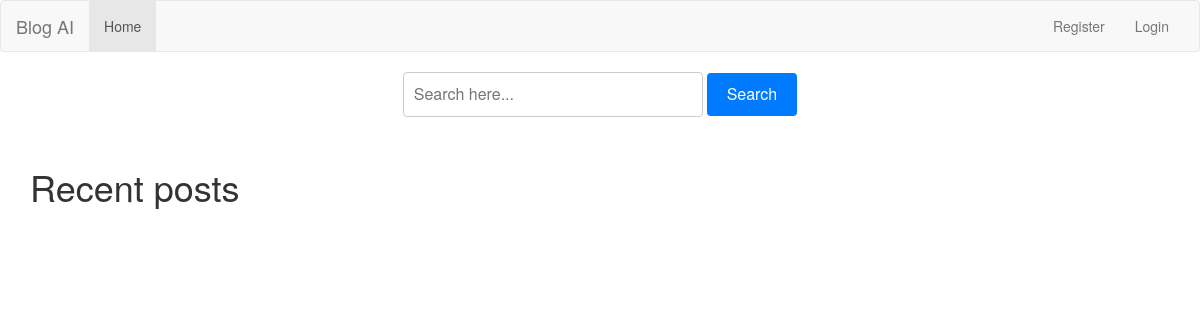
The page /all_posts/ on the database as committed earlier.
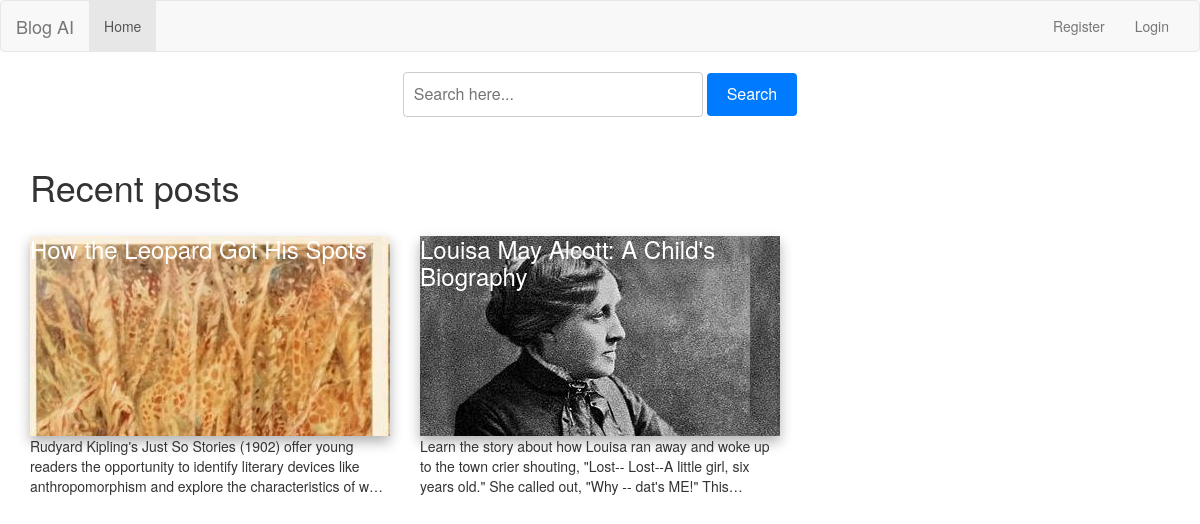
The same page on the database as committed later.
### blog/models/posts.py (models this page shows, shortened)
class Post(models.Model):
    CATEGORY_CHOICES = [
        ('general', 'General'),
        ('tech', 'Technology'),
        ('life', 'Lifestyle'),
        ('edu', 'Education'),
        ('news', 'News'),
    ]
    STATUS = [
        ('no_status', 'no_status'),
        ('for_approval', 'for_approval'),
        ('approved', 'approved'),
    ]
    title = models.CharField(max_length=255, default="noTitle")
    slug = models.SlugField(max_length=255, unique=True)
    summary = models.CharField(max_length=300)
    category = models.CharField(
        max_length=50,
        choices=CATEGORY_CHOICES,
        default='general'
    )
    content = RichTextField()
    published = models.BooleanField(default=True)
    status = models.CharField(max_length=15, choices=STATUS, default="no_status")
    likes = models.PositiveIntegerField(null=True)
    writer = models.ForeignKey(Writer, blank=True, null=True, on_delete=models.SET_NULL)
    created = models.DateTimeField(auto_now_add=True)
    image = models.ImageField(upload_to='img', null=True,  default='placeholder.png')
    class Meta:
        ordering = ['-created']

### blog/views.py (the view)
# urls.py: path('all_posts/', blog_views.all_posts),
def all_posts(request):
    posts = Post.objects.filter(status='approved')
    return render(request, 'all_posts.html', {'posts': posts})

### blog/templates/all_posts.html
{% extends 'base.html' %}
{% load static %}
{% block extra_css %}
    <link rel="stylesheet" type="text/css" href="{% static 'css/posts.css' %}">
{% endblock %}
{% block content %}
<div class="search-bar-container">
        <form action="/" method="get">
            <input type="text" name="query" placeholder="Search here..." class="search-input">
            <button type="submit" class="search-button">Search</button>
        </form>
    </div>
<div class="container">
        <div class="row">
            <div class="col-md-12">
                <h1 class="thin">Recent posts</h1>
            </div>
            {% for post in posts %}
                    <div class="col-md-4">
                        <div class="card">
                            <div class="card-header" style="background:url({{ post.image.url }})">
                                <h3 class="post-title"><a class="post_title_2" href="/post/{{ post.slug }}">{{ post.title }}</a></h3>
                            </div>
                            <div class="truncate-text" style="display: -webkit-box !important;
                                                            -webkit-line-clamp: 3 !important;
                                                            -webkit-box-orient: vertical !important;
                                                            overflow: hidden !important;
                                                            text-overflow: ellipsis !important;
                                                            height: 60px !important;
                                                            line-height: 20px !important;">{{ post.summary }}</div>
                        </div>
                    </div>
            {% endfor %}
        </div>
    </div>
{% endblock %}

### blog/templates/base.html (shortened to what this page needs)
<!DOCTYPE html>
<html lang="en">
<head>
    {% load static %}
    <link rel="stylesheet" type="text/css" href="{% static 'css/style.css' %}"/>
    {% block extra_css %}{% endblock %}
    {% load bootstrap3 %}
    {% bootstrap_css %}
</head>
<body>
  <nav class="navbar navbar-default">
      <div class="container-fluid">
        <div class="navbar-header">
          <a class="navbar-brand" href="#">Blog AI</a>
        </div>
        <div class="collapse navbar-collapse" id="bs-example-navbar-collapse-1">
           {% if user.is_authenticated %}
              <ul class="nav navbar-nav">
                <li class="active"><a href="/">Home</a></li>
                <li><a href="{% url 'writer_panel' %}">User Panel</a></li>
                  <li><a href="{% url 'profile' %}">Profile</a></li>
                  <li><a href="{% url 'settings' %}">Settings</a></li>
              </ul>
                <ul class="nav navbar-nav navbar-right">
                    <li><i>Welcome,</i><br> <b>{{ user.username }}</b></li>
                    <li><a href="{% url 'logout' %}">Logout</a></li>
                </ul>
            {% else %}
                <ul class="nav navbar-nav">
                    <li class="active"><a href="/">Home</a></li>
              </ul>
                <ul class="nav navbar-nav navbar-right">
                    <li><a href="{% url 'register' %}">Register</a></li>
                    <li><a href="{% url 'login' %}">Login</a></li>
                </ul>
            {% endif %}
        </div>
      </div>
  </nav>
    <div id="content">
        {% block content %}{% endblock %}
    </div>
</body>
</html>

### blog/static/css/style.css (style rules this page uses)
.card-header { height: 200px; }
.post_title_2 { color:white; }
.card-header { box-shadow: 0px 6px 12px rgba(0, 0, 0, 0.3) !important; }

### blog/static/css/posts.css (style rules this page uses)
.search-bar-container { width: 100%; max-width: 900px; margin: 0 auto 30px; display: flex; justify-content: center; align-items: center; gap: 10px; }
.search-input { flex-grow: 1; padding: 10px; font-size: 16px; border: 1px solid #ccc; border-radius: 4px; box-sizing: border-box; min-width: 300px; }
.search-button { padding: 10px 20px; font-size: 16px; background-color: #007bff; color: white; border: none; border-radius: 4px; cursor: pointer; white-space: nowrap; }

Rows that differ between the two databases and show on the page:
added Post: image (picture), title "How the Leopard Got His Spots", summary "Rudyard Kipling's Just So Stories (1902) offer young readers the opportunity to identify literary devices like anthropomorphism and explore the characteristics of…"
added Post: image (picture), title "Louisa May Alcott: A Child's Biography", summary "Learn the story about how Louisa ran away and woke up to the town crier shouting, \"Lost-- Lost--A little girl, six years old.\" She called out, \"Why -- dat's ME!\"…"
